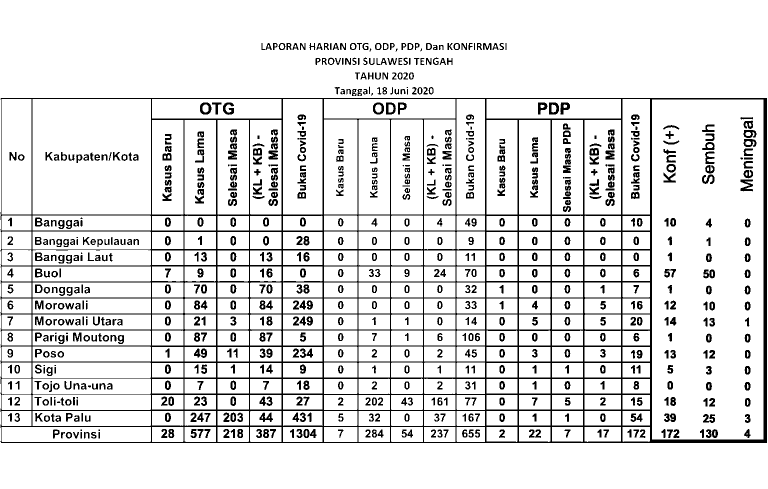
#> input picture images/bw_invert.png, 1536 x 978 px, given in place of 02.png, which was not available (shown at 1/2 size)
$ python main.py
#> lines starting #> are read from the running program, lines starting #| are printed output that depends on the picture; after the words box and inside, x2 and y2 are one past the last pixel; in counts of white or black regions, pixels touching at a corner belong together; pictures that were not available may be replaced by others from this repository, and a replacement may not be noted
### scripts/框线检测.py
# -*- coding: utf-8 -*-
"""
Created on Tue Jun 16 15:48:11 2020

@author: My Laptop
"""

# -*- coding: utf-8 -*-
"""
Created on Tue Jun 16 14:19:57 2020

@author: My Laptop
"""

# -*- coding: utf-8 -*-
"""
Created on Tue Jun 16 13:48:51 2020

@author: My Laptop
"""

"""
@file hough_lines.py
@brief This program demonstrates line finding with the Hough transform
"""
import sys
import math
import cv2 as cv
import numpy as np

def is_vertical(line):
    return line[0]==line[2]

def is_horizontal(line):
    return line[1]==line[3]

def overlapping_filter(lines, sorting_index):
    filtered_lines = []

    lines = sorted(lines, key=lambda lines: lines[sorting_index])

    for i in range(len(lines)):
            l_curr = lines[i]
            if(i>0):
                l_prev = lines[i-1]
                if ( (l_curr[sorting_index] - l_prev[sorting_index]) > 5):
                    filtered_lines.append(l_curr)
            else:
                filtered_lines.append(l_curr)

    return filtered_lines

def detect_lines(image, title='default', rho = 1, theta = np.pi/180, threshold = 50, minLinLength = 290, maxLineGap = 6, display = False, write = False):
    # Check if image is loaded fine
    gray = cv.cvtColor(image, cv.COLOR_BGR2GRAY)

    if gray is None:
        print ('Error opening image!')
        return -1

    dst = cv.Canny(gray, 50, 150, None, 3)

    # Copy edges to the images that will display the results in BGR
    cImage = np.copy(image)

    #linesP = cv.HoughLinesP(dst, 1 , np.pi / 180, 50, None, 290, 6)
    linesP = cv.HoughLinesP(dst, rho , theta, threshold, None, minLinLength, maxLineGap)

    horizontal_lines = []
    vertical_lines = []

    if linesP is not None:
        #for i in range(40, nb_lines):
        for i in range(0, len(linesP)):
            l = linesP[i][0]

            if (is_vertical(l)):
                vertical_lines.append(l)

            elif (is_horizontal(l)):
                horizontal_lines.append(l)

        horizontal_lines = overlapping_filter(horizontal_lines, 1)
        vertical_lines = overlapping_filter(vertical_lines, 0)

    if (display):
        for i, line in enumerate(horizontal_lines):
            cv.line(cImage, (line[0], line[1]), (line[2], line[3]), (0,255,0), 3, cv.LINE_AA)

            # cv.putText(cImage, str(i) + "h", (line[0] + 5, line[1]), cv.FONT_HERSHEY_SIMPLEX,
            #            0.5, (0, 0, 0), 1, cv.LINE_AA)

        for i, line in enumerate(vertical_lines):
            cv.line(cImage, (line[0], line[1]), (line[2], line[3]), (0,0,255), 3, cv.LINE_AA)
            # cv.putText(cImage, str(i) + "v", (line[0], line[1] + 5), cv.FONT_HERSHEY_SIMPLEX,
            #            0.5, (0, 0, 0), 1, cv.LINE_AA)

        cv.imshow("Source", cImage)
        cv.imwrite("1line.png",cImage)
        #cv.imshow("Canny", cdstP)
        cv.waitKey(0)
        cv.destroyAllWindows()

    if (write):
        cv.imwrite("../images/" + title + ".png", cImage);

    return (horizontal_lines, vertical_lines)

def get_cropped_image(image, x, y, w, h):
    cropped_image = image[ y:y+h , x:x+w ]
    return cropped_image

def get_ROI(image, horizontal, vertical, left_line_index, right_line_index, top_line_index, bottom_line_index, offset=4):
    x1 = vertical[left_line_index][2] + offset
    y1 = horizontal[top_line_index][3] + offset
    x2 = vertical[right_line_index][2] - offset
    y2 = horizontal[bottom_line_index][3] - offset

    w = x2 - x1
    h = y2 - y1

    cropped_image = get_cropped_image(image, x1, y1, w, h)

    return cropped_image, (x1, y1, w, h)

# [11 lines left out: function main, not called in this run]

# [2 lines that do not run on import are left out]

### scripts/main.py
# -*- coding: utf-8 -*-
"""
Created on Thu Jul  2 10:21:08 2020

@author: Fazlur Rahman
"""

from preprocessing import get_grayscale, get_binary, invert_area, draw_text, detect
from 框线检测 import detect_lines, get_ROI
import cv2 as cv

def main(display = False, print_text = False, write = False):
#> called with display = False, print_text = False, write = False
    filename = '../images/02.png'

    src = cv.imread(cv.samples.findFile(filename))
#> src is the input picture: shape (978, 1536, 3); 88.5% white; 841 black regions (31 under 20 px), largest, box (x1, y1, x2, y2) and area: (1, 196, 1534, 886) 87071, (1481, 359, 1506, 383) 352, (1098, 205, 1118, 229) 311

    horizontal, vertical = detect_lines(src, minLinLength=350, display=True, write = True)
#> in detect_lines, `dst = cv.Canny(gray, 50, 150, None, 3)`:
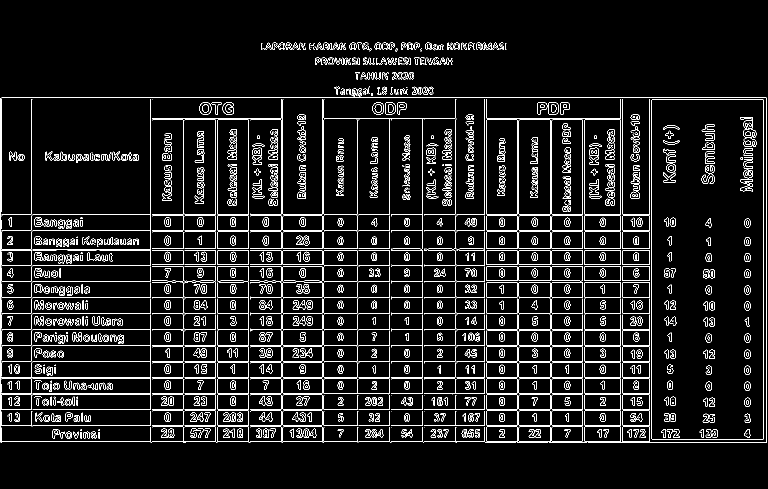
#> dst: shape (978, 1536) (shown at 1/2 size); 6.6% white in thin lines or dots, all inside (x1, y1, x2, y2) = (0, 85, 1534, 886)
#> in detect_lines, `linesP = cv.HoughLinesP(dst, rho , theta, threshold, None, minLinLengt..`: linesP = 43 rows, first 6: [1, 428, 1303, 428], [1, 690, 1303, 690], [1, 626, 1303, 626], [3, 195, 1532, 195], [0, 594, 1303, 594], [1, 460, 1303, 460]
#> the loop in detect_lines, `for i in range(0, len(linesP)):` made 43 passes
#> l on passes 1 to 12: [1, 428, 1303, 428], [1, 690, 1303, 690], [1, 626, 1303, 626], [3, 195, 1532, 195], [0, 594, 1303, 594], [1, 460, 1303, 460], [1, 658, 1303, 658], [1, 757, 1303, 757], [301, 497, 1303, 497], [135, 500, 1303, 500], [1, 883, 969, 883], [0, 722, 1303, 722]
#> after the loop in detect_lines, `for i in range(0, len(linesP)):`: horizontal_lines = 15 items, first 6: [1, 428, 1303, 428], [1, 690, 1303, 690], [1, 626, 1303, 626], [3, 195, 1532, 195], [0, 594, 1303, 594], [1, 460, 1303, 460]; vertical_lines = 28 items, first 6: [1533, 885, 1533, 196], [1299, 885, 1299, 198], [565, 885, 565, 199], [972, 881, 972, 199], [845, 882, 845, 239], [1168, 881, 1168, 241]
#> in overlapping_filter, `lines = sorted(lines, key=lambda lines: lines[sorting_index])`: lines = 15 items, first 6: [3, 195, 1532, 195], [1, 428, 1303, 428], [1, 460, 1303, 460], [301, 497, 1303, 497], [135, 500, 1303, 500], [0, 594, 1303, 594]
#> the loop in overlapping_filter, `for i in range(len(lines)):` made 15 passes
#> (l_curr, l_prev) on passes 2 to 13: ([1, 428, 1303, 428], [3, 195, 1532, 195]), ([1, 460, 1303, 460], [1, 428, 1303, 428]), ([301, 497, 1303, 497], [1, 460, 1303, 460]), ([135, 500, 1303, 500], [301, 497, 1303, 497]), ([0, 594, 1303, 594], [135, 500, 1303, 500]), ([1, 626, 1303, 626], [0, 594, 1303, 594]), ([1, 658, 1303, 658], [1, 626, 1303, 626]), ([1, 690, 1303, 690], [1, 658, 1303, 658]), ([0, 722, 1303, 722], [1, 690, 1303, 690]), ([301, 754, 1303, 754], [0, 722, 1303, 722]), ([1, 757, 1303, 757], [301, 754, 1303, 754]), ([1, 789, 643, 789], [1, 757, 1303, 757])
#> after the loop in overlapping_filter, `for i in range(len(lines)):`: filtered_lines = [[3, 195, 1532, 195], [1, 428, 1303, 428], [1, 460, 1303, 460], [301, 497, 1303, 497], [0, 594, 1303, 594], [1, 626, 1303, 626], [1, 658, 1303, 658], [1, 690, 1303, 690], [0, 722, 1303, 722], [301, 754, 1303, 754], [1, 789, 643, 789], [1, 883, 969, 883]]
#> in detect_lines, `horizontal_lines = overlapping_filter(horizontal_lines, 1)`: horizontal_lines has the same summary as filtered_lines in overlapping_filter
#> the loop in overlapping_filter (call 2), `for i in range(len(lines)):` made 28 passes
#> (l_curr, l_prev) on passes 2 to 13: ([301, 885, 301, 198], [62, 850, 62, 198]), ([366, 882, 366, 240], [301, 885, 301, 198]), ([431, 882, 431, 240], [366, 882, 366, 240]), ([434, 885, 434, 241], [431, 882, 431, 240]), ([497, 885, 497, 240], [434, 885, 434, 241]), ([562, 882, 562, 198], [497, 885, 497, 240]), ([565, 885, 565, 199], [562, 882, 562, 198]), ([644, 882, 644, 198], [565, 885, 565, 199]), ([647, 885, 647, 199], [644, 882, 644, 198]), ([714, 882, 714, 239], [647, 885, 647, 199]), ([779, 882, 779, 239], [714, 882, 714, 239]), ([845, 882, 845, 239], [779, 882, 779, 239])
#> l_curr on pass 1: [62, 850, 62, 198]
#> in detect_lines, `vertical_lines = overlapping_filter(vertical_lines, 0)`: vertical_lines = 19 items, first 6: [62, 850, 62, 198], [301, 885, 301, 198], [366, 882, 366, 240], [431, 882, 431, 240], [497, 885, 497, 240], [562, 882, 562, 198]
#> the loop in detect_lines, `for i, line in enumerate(horizontal_lines):` made 12 passes
#> after the loop in detect_lines, `for i, line in enumerate(horizontal_lines):`:
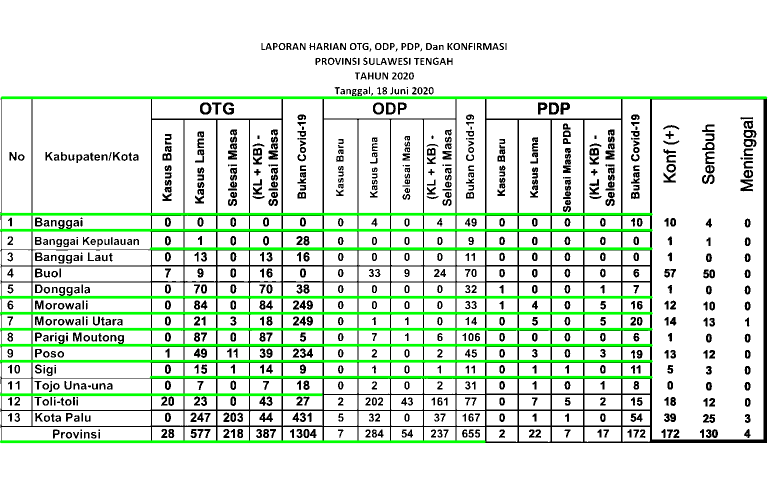
#> cImage: shape (978, 1536, 3) (shown at 1/2 size); 6.66% of pixels changed, all inside (x1, y1, x2, y2) = (0, 192, 1536, 887)
#> the loop in detect_lines, `for i, line in enumerate(vertical_lines):` made 19 passes
#> line on passes 1 to 12: [62, 850, 62, 198], [301, 885, 301, 198], [366, 882, 366, 240], [431, 882, 431, 240], [497, 885, 497, 240], [562, 882, 562, 198], [644, 882, 644, 198], [714, 882, 714, 239], [779, 882, 779, 239], [845, 882, 845, 239], [910, 882, 910, 198], [969, 882, 969, 198]
#> after the loop in detect_lines, `for i, line in enumerate(vertical_lines):`:
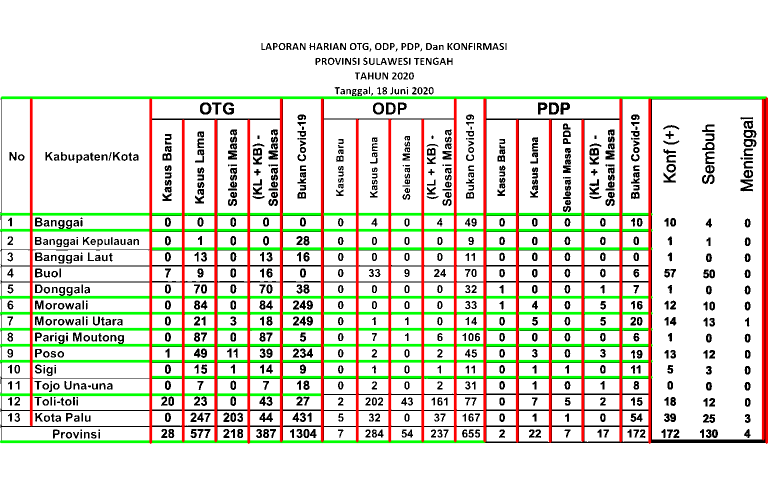
#> cImage: shape (978, 1536, 3) (shown at 1/2 size); 5.86% of pixels changed, all inside (x1, y1, x2, y2) = (59, 194, 1536, 888)
#> horizontal has the same summary as filtered_lines in overlapping_filter; vertical has the same summary as vertical_lines in detect_lines

    ## invert area
    left_line_index = 17
    right_line_index = 20
    top_line_index = 0
    bottom_line_index = -1

    cropped_image, (x, y, w, h) = get_ROI(src, horizontal, vertical, left_line_index,
                         right_line_index, top_line_index, bottom_line_index)
#> in get_ROI, `x1 = vertical[left_line_index][2] + offset`: x1 = 1530
#> in get_ROI, `y1 = horizontal[top_line_index][3] + offset`: y1 = 199

    gray = get_grayscale(src)
    bw = get_binary(gray)
    cv.imshow("bw", bw)
    cv.imwrite("bw.png", bw)
    bw = invert_area(bw, x, y, w, h, display=True)
    cv.imwrite("bw_inver.png", bw)
    #bw = erode(bw, kernel_size=2)

    cv.waitKey(0)

    ## set keywords
    keywords = ['no', 'kabupaten', 'kb_otg', 'kl_otg', 'sm_otg', 'ks_otg', 'not_cvd_otg',
            'kb_odp', 'kl_odp', 'sm_odp', 'ks_odp', 'not_cvd_odp',
            'kb_pdp', 'kl_pdp', 'sm_pdp', 'ks_pdp', 'not_cvd_pdp',
            'positif', 'sembuh', 'meninggal']

    dict_kabupaten = {}
    for keyword in keywords:
        dict_kabupaten[keyword] = []

    ## set counter for image indexing
    counter = 0

    ## set line index
    first_line_index = 1
    last_line_index = 14

    ## read text
    print("Start detecting text...")
    for i in range(first_line_index, last_line_index):
        for j, keyword in enumerate(keywords):
            counter += 1

            progress = counter/((last_line_index-first_line_index)*len(keywords)) * 100
            percentage = "%.2f" % progress
            print("Progress: " + percentage + "%")

            left_line_index = j
            right_line_index = j+1
            top_line_index = i
            bottom_line_index = i+1

            cropped_image, (x,y,w,h) = get_ROI(bw, horizontal, vertical, left_line_index,
                         right_line_index, top_line_index, bottom_line_index)

            if (keywords[j]=='kabupaten'):
                text = detect(cropped_image)
                dict_kabupaten[keyword].append(text)

                if (print_text):
                    print("Not number" + ", Row: ", str(i), ", Keyword: " + keyword + ", Text: ", text)
            else:
                text = detect(cropped_image, is_number=True)
                dict_kabupaten[keyword].append(text)

                if (print_text):
                    print("Is number" + ", Row: ", str(i), ", Keyword: " + keyword + ", Text: ", text)

            if (display or write):
                    image_with_text = draw_text(src, x, y, w, h, text)

            if (display):
                cv.imshow("detect", image_with_text)
                cv.waitKey(0)
                cv.destroyAllWindows()

            if (write):
                cv.imwrite("../Images/"+ str(counter) + ".png", image_with_text);


    print(dict_kabupaten)
    return 0

if __name__ == "__main__":
#> (the run stopped early here; a loop or call above may not have finished)

$ run again, on images/default.png
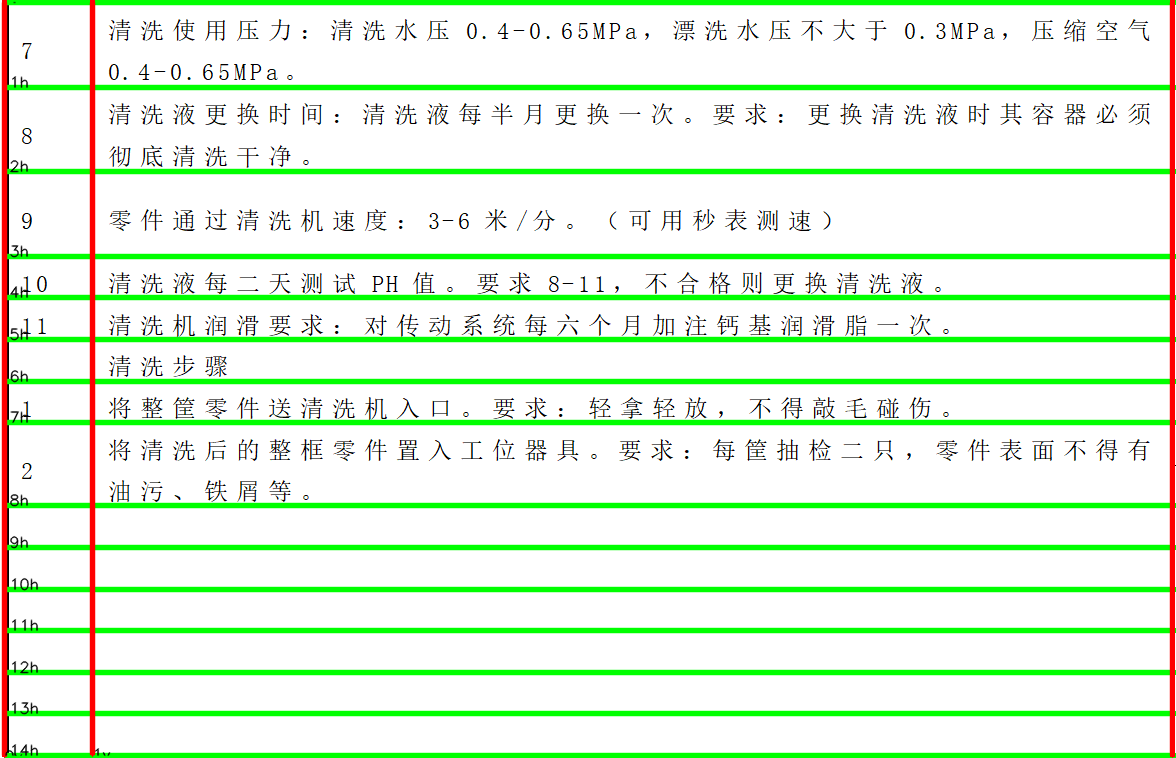
#> input picture images/default.png, 1176 x 758 px, given in place of 02.png, which was not available
#> in main, src is the input picture: shape (758, 1176, 3); mean B, G, R 218.6, 245.4, 222.1
#> in detect_lines, `dst = cv.Canny(gray, 50, 150, None, 3)`:
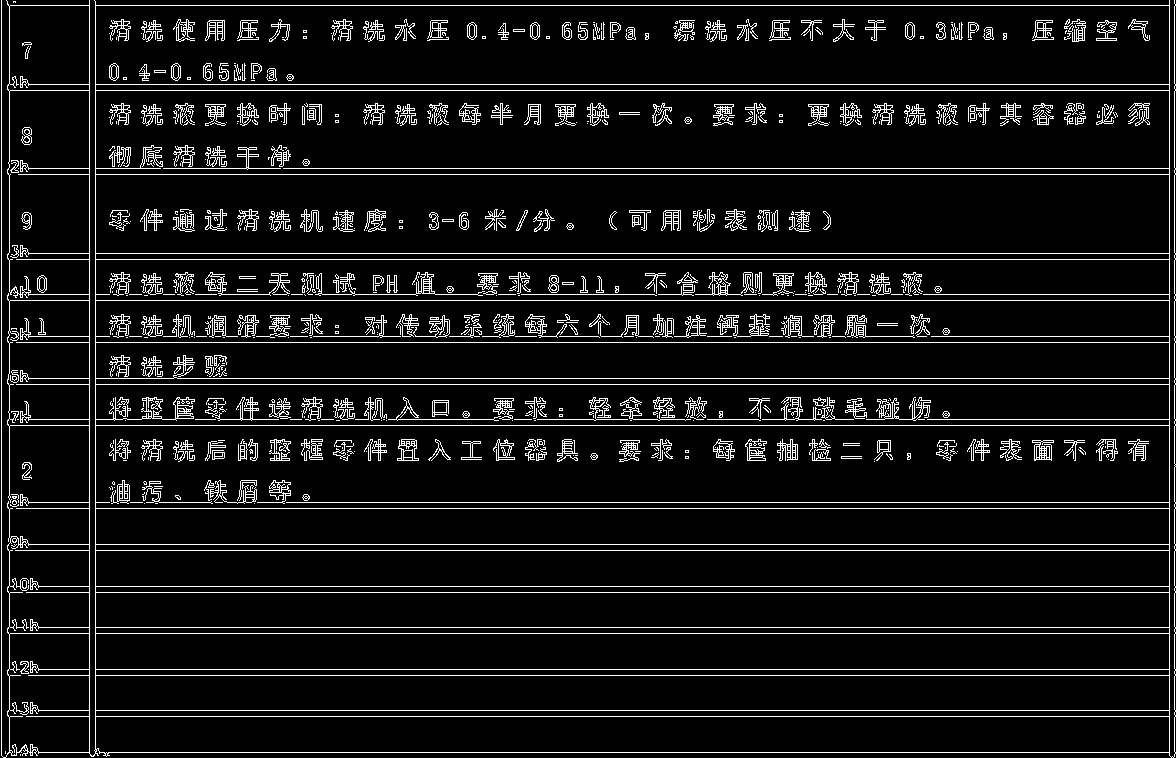
#> dst: shape (758, 1176); 7.9% white in thin lines or dots
#> linesP = 32 rows, first 6: [1, 378, 1175, 378], [1, 259, 1175, 259], [1, 633, 1175, 633], [16, 253, 1175, 253], [1, 752, 1175, 752], [18, 174, 1175, 174]
#> the loop in detect_lines, `for i in range(0, len(linesP)):` made 32 passes
#> after the loop in detect_lines, `for i in range(0, len(linesP)):`: horizontal_lines = 27 items, first 6: [1, 378, 1175, 378], [1, 259, 1175, 259], [1, 633, 1175, 633], [16, 253, 1175, 253], [1, 752, 1175, 752], [18, 174, 1175, 174]; vertical_lines = [[1174, 756, 1174, 0], [1, 755, 1, 0], [1169, 755, 1169, 0], [95, 753, 95, 1], [89, 753, 89, 0]]
#> lines = 27 items, first 6: [1, 5, 1175, 5], [1, 84, 1175, 84], [1, 90, 1175, 90], [1, 168, 1175, 168], [18, 174, 1175, 174], [16, 253, 1175, 253]
#> the loop in overlapping_filter, `for i in range(len(lines)):` made 27 passes
#> (l_curr, l_prev) on passes 2 to 9: ([1, 84, 1175, 84], [1, 5, 1175, 5]), ([1, 90, 1175, 90], [1, 84, 1175, 84]), ([1, 168, 1175, 168], [1, 90, 1175, 90]), ([18, 174, 1175, 174], [1, 168, 1175, 168]), ([16, 253, 1175, 253], [18, 174, 1175, 174]), ([1, 259, 1175, 259], [16, 253, 1175, 253]), ([1, 300, 1175, 300], [1, 259, 1175, 259]), ([769, 336, 1175, 336], [1, 300, 1175, 300])
#> after the loop in overlapping_filter, `for i in range(len(lines)):`: filtered_lines has the same summary as lines
#> in detect_lines, `horizontal_lines = overlapping_filter(horizontal_lines, 1)`: horizontal_lines has the same summary as lines in overlapping_filter
#> the loop in overlapping_filter (call 2), `for i in range(len(lines)):` made 5 passes
#> (l_curr, l_prev) on passes 2 to 5: ([89, 753, 89, 0], [1, 755, 1, 0]), ([95, 753, 95, 1], [89, 753, 89, 0]), ([1169, 755, 1169, 0], [95, 753, 95, 1]), ([1174, 756, 1174, 0], [1169, 755, 1169, 0])
#> in detect_lines, `vertical_lines = overlapping_filter(vertical_lines, 0)`: vertical_lines = [[1, 755, 1, 0], [89, 753, 89, 0], [95, 753, 95, 1], [1169, 755, 1169, 0]]
#> the loop in detect_lines, `for i, line in enumerate(horizontal_lines):` made 27 passes
#> the loop in detect_lines, `for i, line in enumerate(vertical_lines):` made 4 passes
#> after the loop in detect_lines, `for i, line in enumerate(vertical_lines):`:
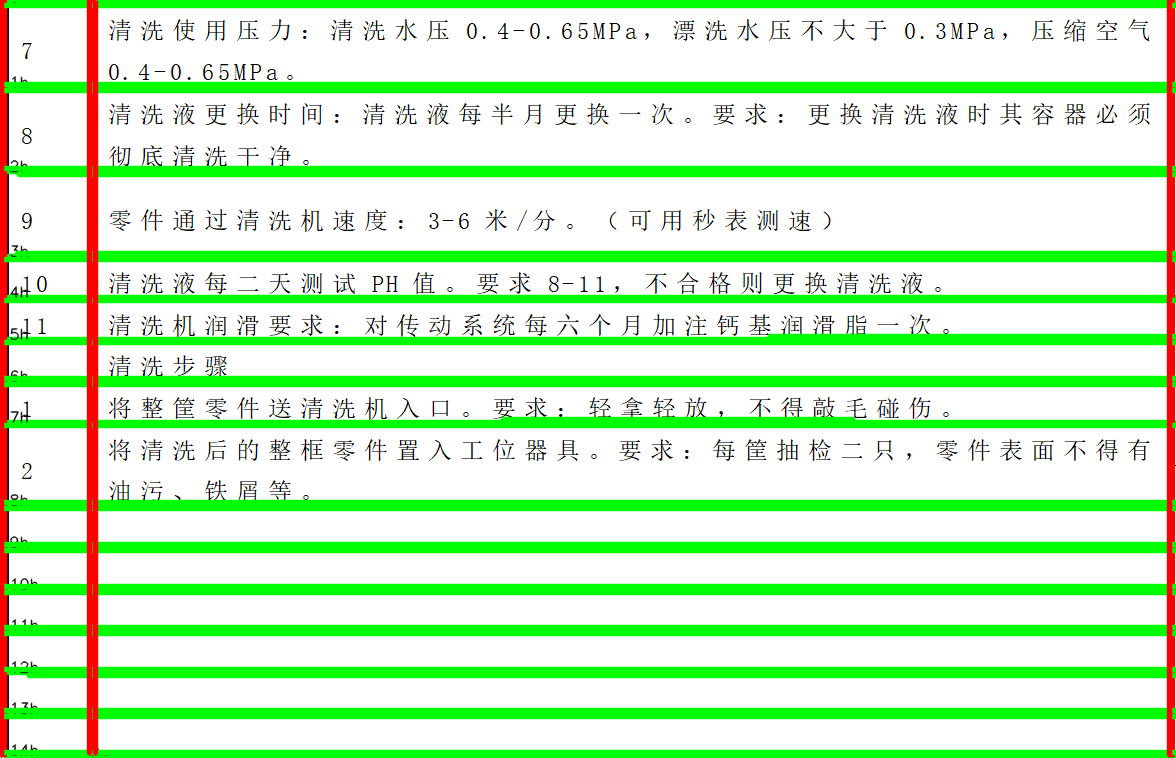
#> cImage: shape (758, 1176, 3); mean B, G, R 191.4, 243.5, 197
#> horizontal has the same summary as lines in overlapping_filter; vertical has the same summary as vertical_lines in detect_lines
